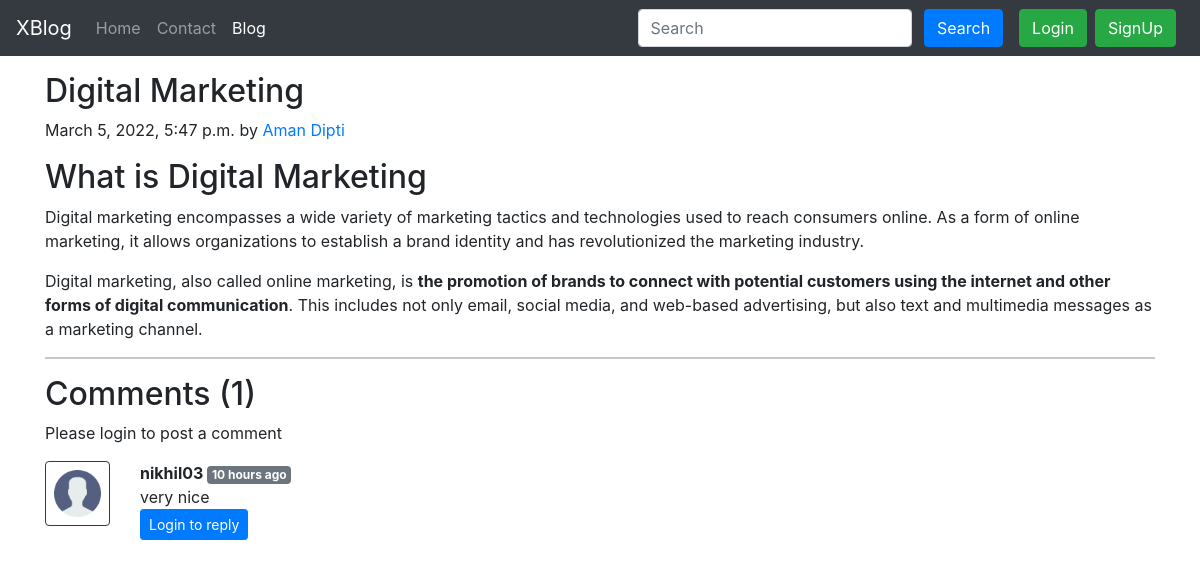
Page /Blog/digital-marketing on the committed database.
### Blog/models.py (models this page shows, shortened)
class Post(models.Model):
    sno=models.AutoField(primary_key=True)
    title=models.CharField(max_length=255)
    author=models.CharField(max_length=50)
    slug=models.CharField(max_length=130)
    timeStamp=models.DateTimeField(blank=True)
    content=models.TextField()
    image = models.FileField(upload_to = 'image/', blank=True, null=True )

class BlogComment(models.Model):
    sno= models.AutoField(primary_key=True)
    comment=models.TextField()
    user=models.ForeignKey(User, on_delete=models.CASCADE)
    post=models.ForeignKey(Post, on_delete=models.CASCADE)
    parent=models.ForeignKey('self', on_delete=models.CASCADE, null=True)
    timestamp= models.DateTimeField(default=now)

### Blog/views.py (the view)
# urls.py: path('<str:slug>', views.blogPost, name="blogPost"),
def blogPost(request, slug):
    post=Post.objects.filter(slug=slug).first()
    comments= BlogComment.objects.filter(post=post, parent=None)
    replies= BlogComment.objects.filter(post=post).exclude(parent=None)
    replyDict={}
    for reply in replies:
        if reply.parent.sno not in replyDict.keys():
            replyDict[reply.parent.sno]=[reply]
        else:
            replyDict[reply.parent.sno].append(reply)
    context={'post':post, 'comments': comments, 'user': request.user, 'replyDict': replyDict}
    return render(request, "Blog/BlogPost.html", context)

### Blog/templatetags/extras.py (called while the page is built)
@register.filter(name='get_val')
def get_val(dict, key):
    return dict.get(key)

### templates/Blog/BlogPost.html (shortened to what this page needs)
{% extends 'base.html' %}
{% block blogsactive %} active {% endblock %}
{% block body %}
{% load static %}
{% load humanize %}
{% load extras %}
<div class="container my-3">
    <h2 class="blog-post-title">{{post.title}}</h2>
    <p class="blog-post-meta ">{{post.timeStamp}} by <a href="#">{{post.author}}</a></p>
    <p>{{post.content|safe}}</p>
    <hr>
</div>
<div class="container">
    <h2> Comments ({{comments.count}}) </h2>
    <div class="my-2">
        {% if user.is_authenticated %}
        <form action="/Blog/postComment" method="post">
            {% csrf_token %}
            <div class="form-group">
                <label for="exampleInputEmail1">Post Comment </label>
                <input type="text" class="form-control" id="comment" name="comment" placeholder="Enter comment here">
            </div>
            <input type="hidden" name="postSno" id="postSno"  value="{{post.sno}}">
            <input type="hidden" name="parentSno" id= "parentSno" value="">
            <button type="submit" class="btn btn-primary">Submit</button>
        </form>
        {% else %}
        Please login to post a comment
        {% endif %}
    </div>
    {% for comment in comments %}
    <div class="row my-3">
        <div class="col-md-1  ">
            <img class="rounded mx-auto d-block w-100 border border-dark p-2" src="{% static 'img/user.png' %}" alt="user">
        </div>
        <div class="col-md-11 ">
            <b> {{comment.user.username}} </b> <span class="badge badge-secondary ">{{comment.timestamp|naturaltime}}</span>
            <div>{{comment.comment}}</div>
            <div class="reply mx-0">
                {% if user.is_authenticated %}
                <button class="btn btn-sm btn-primary" type="button" data-toggle="collapse" data-target="#replyBox{{comment.sno}}" aria-expanded="false" aria-controls="replyBox{{comment.sno}}">
                    Reply
                </button>
                <div class="collapse" id="replyBox{{comment.sno}}">
                    <div class="card card-body my-2">
                        <form action="postComment" enctype="multipart/form-data" method="post">
                            {% csrf_token %}
                            <div class="form-group">
                                <label for="comment">Post a reply </label>
                                <input type="text" class="form-control" name="comment" placeholder="Enter comment here">
                                <input type="hidden" name="parentSno" value="{{comment.sno}}">
                            </div>
                            <input type="hidden" name="postSno" value="{{post.sno}}">
                            <button type="submit" class="btn btn-primary">Submit</button>
                        </form>
                    </div>
                </div>
                {% else %}
                <button class="btn btn-sm btn-primary" type="button" data-toggle="collapse" data-target="#replyBox{{comment.sno}}" aria-expanded="false" aria-controls="replyBox{{comment.sno}}">
                    Login to reply
                </button>
                {% endif %}
            </div>
        </div>
    </div>
    {% endfor %}
</div>
{% endblock %}

### templates/base.html (shortened to what this page needs)
<!doctype html>
<html lang="en">
<head>
  <link href="https://cdn.jsdelivr.net/npm/bootstrap@5.1.3/dist/css/bootstrap.min.css" rel="stylesheet">
  <link rel="stylesheet" href="https://stackpath.bootstrapcdn.com/bootstrap/4.5.2/css/bootstrap.min.css"
>
</head>
<body>
  <nav class="navbar navbar-expand-lg navbar-dark bg-dark">
    <a class="navbar-brand" href="/">XBlog</a>
    <div class="collapse navbar-collapse" id="navbarSupportedContent">
      <ul class="navbar-nav mr-auto">
        <li class="nav-item {% block homeactive %}  {% endblock homeactive %}">
          <a class="nav-link" href="/">Home <span class="sr-only">(current)</span></a>
        </li>
        <li class="nav-item {% block contactactive %}  {% endblock contactactive %} ">
          <a class="nav-link" href="/contact">Contact</a>
        </li>
        <li class="nav-item {% block blogsactive %}  {% endblock blogsactive %} ">
          <a class="nav-link" href="/Blog">Blog</a>
        </li>
      </ul>
      <div class="ml-auto form-inline ">
        <form method="get" action="/search" class="my-2 my-lg-0 mx-3">
          <input class="form-control mr-sm-2" type="search" placeholder="Search" aria-label="Search" name="query"
            id="query">
          <button class="btn btn-primary my-2 my-sm-0 " type="submit">Search</button>
        </form>
        {% if user.is_authenticated %}
        <ul class="navbar-nav mr-2">
          <li class="nav-item dropdown">
            <a class="nav-link dropdown-toggle" href='#' id="navbarDropdown" role="button" data-toggle="dropdown">
              Welcome {{request.user}}</a>
            <div class="dropdown-menu" aria-labelledby="navbarDropdown">
              <a class="dropdown-item" href="/Logout">Logout</a>
              <a class="dropdown-item" href="/Blog/upload">Post Your Blog</a>
            </div>
          </li>
        </ul>
      </div>
      {% else %}
      <button type="button" class="btn btn-success mr-2" data-toggle="modal" data-target="#loginModal">
        Login
      </button>
      <button type="button" class="btn btn-success mr-2" data-toggle="modal" data-target="#signupModal">
        SignUp
      </button>
      {% endif %}
    </div>
  </nav>
  {% block body %} {% endblock body %}
</body>
</html>

### rows in the picture
Post: title "Digital Marketing", timeStamp "March 5, 2022, 5:47 p.m.", author "Aman Dipti", content "What is Digital Marketing Digital marketing encompasses a wide variety of marketing tactics and technologies used to reach consumers online. As a form of online marketing, it allows organizations to establish a brand identity and has revolutionized the marketing industry. Digital marketing, also called online marketing, is the promotion of brands to connect with potential customers using the internet and other forms of digital communication . This includes not only email, social media, and web-based advertising, but also text and multimedia messages as a marketing channel."
BlogComment: user.username "nikhil03", timestamp "10 hours ago", comment "very nice"

### other values in the picture
{{ comments.count }} "1"
